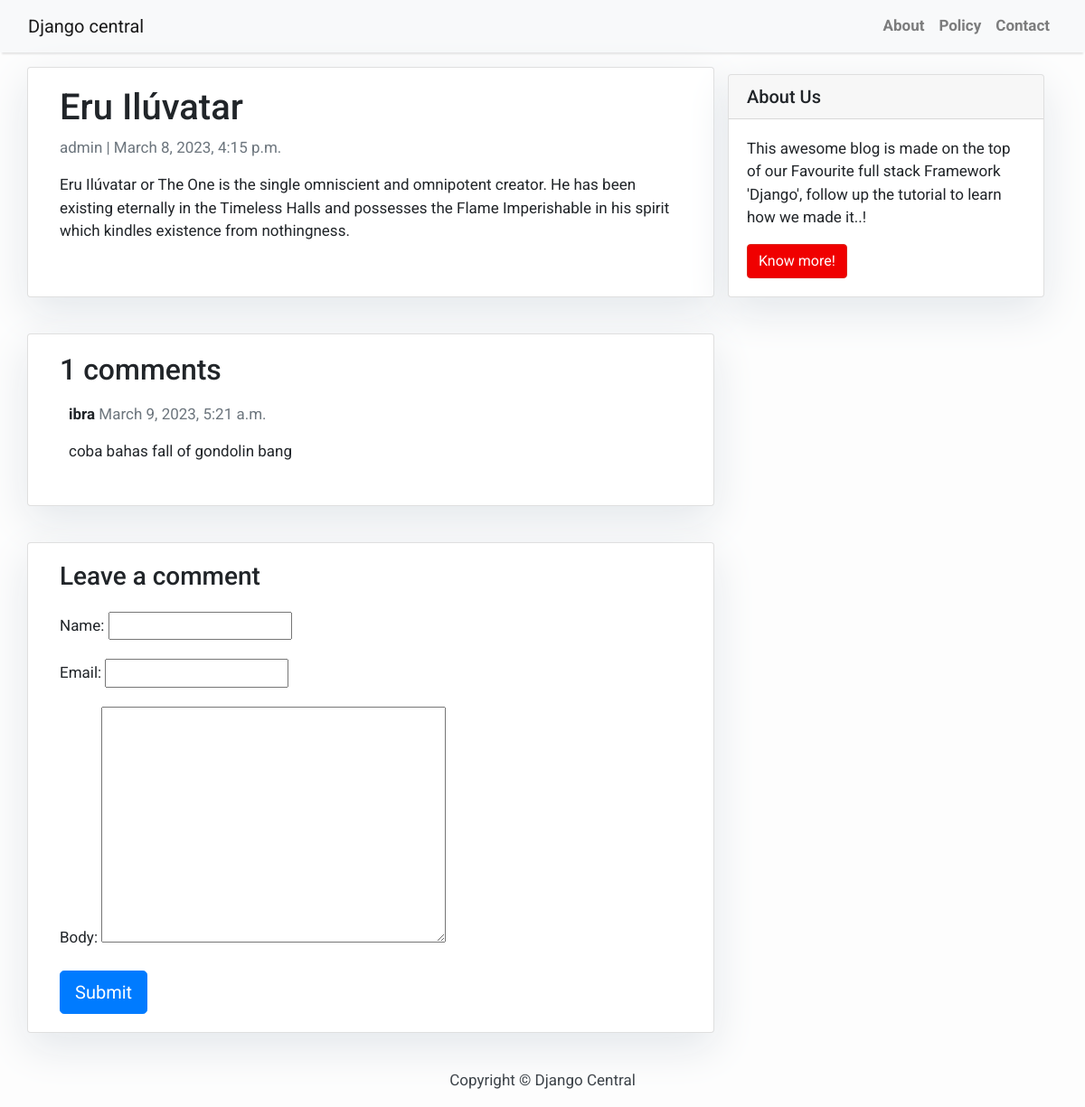
The app's page /blog/eru-iluvatar/ with its own data.
### blog/models.py (models this page shows, shortened)
class Post(models.Model):
    title = models.CharField(max_length=200, unique=True)
    slug = models.SlugField(max_length=200, unique=True)
    author = models.ForeignKey(User, on_delete=models.CASCADE, related_name= "blog_post")
    updated_on = models.DateTimeField(auto_now= True)
    content = models.TextField()
    created_on = models.DateTimeField(auto_now_add=True)
    status = models.IntegerField(choices=STATUS, default=0)
    class Meta:
        ordering = ['-created_on']

class Comment(models.Model):
    post = models.ForeignKey(Post,on_delete=models.CASCADE,related_name='comments')
    name = models.CharField(max_length=80)
    email = models.EmailField()
    body = models.TextField()
    created_on = models.DateTimeField(auto_now_add=True)
    active = models.BooleanField(default=False)
    class Meta:
        ordering = ['created_on']

### blog/views.py (the view)
# urls.py: path('<slug:slug>/', views.post_detail, name='post_detail'),
def post_detail(request, slug):
    template_name = 'post_detail.html'
    post = get_object_or_404(Post, slug=slug)
    comments = post.comments.filter(active=True)
    new_comment = None
    if request.method == 'POST':
        comment_form = CommentForm(data=request.POST)
        if comment_form.is_valid():
            new_comment = comment_form.save(commit=False)
            new_comment.post = post
            new_comment.save()
    else:
        comment_form = CommentForm()
    return render(request, template_name, {'post': post,
                                           'comments': comments,
                                           'new_comment': new_comment,
                                           'comment_form': comment_form})

### blog/forms.py
class CommentForm(forms.ModelForm):
    class Meta:
        model = Comment
        fields = ('name', 'email', 'body')

### blog/templates/post_detail.html
{% extends 'base.html' %} {% block content %}
<div class="container">
  <div class="row">
    <div class="col-md-8 card mb-4 mt-3 left top">
      <div class="card-body">
        <h1>{% block title %} {{ post.title }} {% endblock title %}</h1>
        <p class="text-muted">{{ post.author }} | {{ post.created_on }}</p>
        <p class="card-text">{{ post.content | safe }}</p>
      </div>
    </div>
    {% block sidebar %} {% include 'sidebar.html' %} {% endblock sidebar %}
    <div class="col-md-8 card mb-4 mt-3">
      <div class="card-body">
        <h2>{{ comments.count }} comments</h2>
        {% for comment in comments %}
        <div class="comments" style="padding: 10px">
          <p class="font-weight-bold">
            {{ comment.name }}
            <span class="text-muted font-weight-normal">
              {{ comment.created_on }}
            </span>
          </p>
          {{ comment.body | linebreaks }}
        </div>
        {% endfor %}
      </div>
    </div>
    <div class="col-md-8 card mb-4 mt-3">
      <div class="card-body">
        {% if new_comment %}
        <div class="alert alert-success" role="alert">
          Your comment is awaiting moderation
        </div>
        {% else %}
        <h3>Leave a comment</h3>
        <form method="post" style="margin-top: 1.3em">
          {{ comment_form.as_p }} {% csrf_token %}
          <button type="submit" class="btn btn-primary btn-lg">Submit</button>
        </form>
        {% endif %}
      </div>
    </div>
  </div>
</div>
{% endblock content %}

### blog/templates/base.html (style rules this page uses)
body { font-family: "Roboto", sans-serif; font-size: 17px; background-color: #fdfdfd; }

### blog/templates/sidebar.html (style rules this page uses)
.card { box-shadow: 0 16px 48px #E3E7EB; }

### records on screen
Post: title "Eru Ilúvatar", author "admin", created_on "March 8, 2023, 4:15 p.m.", content "Eru Ilúvatar or The One is the single omniscient and omnipotent creator. He has been existing eternally in the Timeless Halls and possesses the Flame Imperishable in his spirit which kindles existence from nothingness."
Comment: name "ibra", created_on "March 9, 2023, 5:21 a.m.", body "coba bahas fall of gondolin bang"

### other values on screen
{{ comments.count }} "1"
